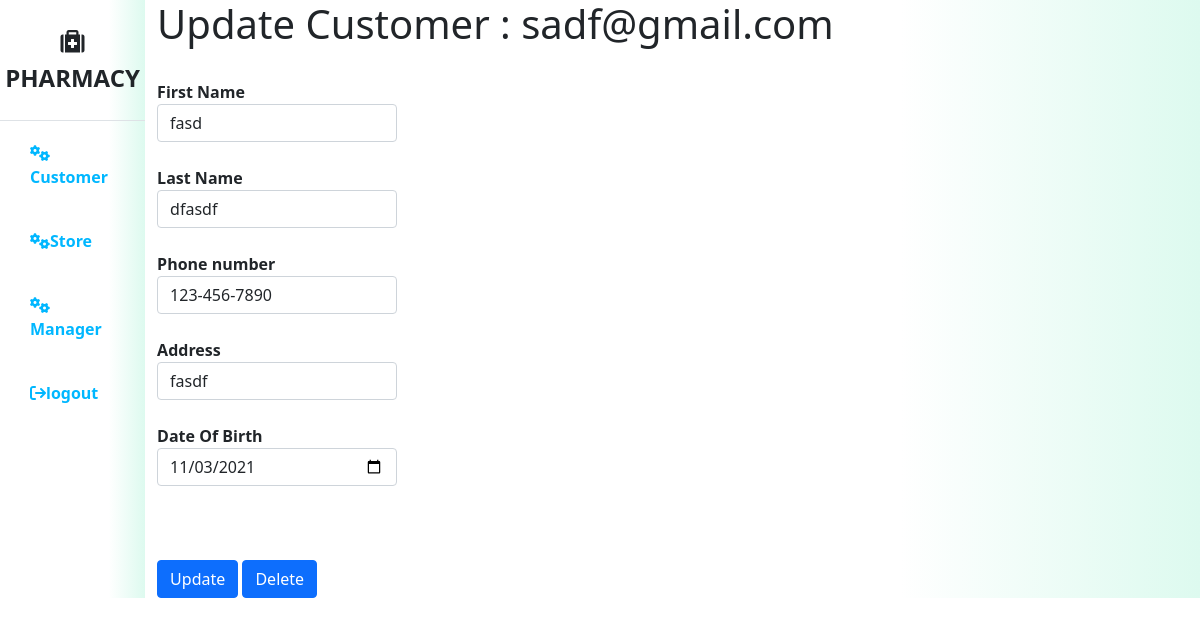
The page /admin_customers_update.php?id=1 (signed in) on the database its author committed.
### tables this page shows
CREATE TABLE `customer` (
  `customerid` int(11) NOT NULL,
  `firstname` varchar(50) DEFAULT NULL,
  `lastname` varchar(50) DEFAULT NULL,
  `email` varchar(50) NOT NULL,
  `phonenumber` varchar(15) NOT NULL,
  `address` varchar(100) NOT NULL,
  `dob` date NOT NULL,
  `password` varchar(300) NOT NULL
);

### admin_customers_update.php (the view, shortened to what this page needs)
<?php
    require_once('session_admin.php');
?>
<?php
    $customerid= $_GET['id'];
?>
<?php
    $sqlQuery = "SELECT email,firstname,lastname,phonenumber,address,dob FROM customer where customerid = :customerid ";
    $statement = $db_conn->prepare($sqlQuery);
    $statement->execute(
        array(
        'customerid'     =>     $customerid
    )  );
    $count = $statement->rowCount();
    if($count != 1 )
    {
            $error = 'Customer does not exist';
    }
    else{
        $user = $statement->fetch();
    }
?>
<!DOCTYPE html>
<html lang="en">
<head>
    <link href="https://cdn.jsdelivr.net/npm/bootstrap@5.1.3/dist/css/bootstrap.min.css" rel="stylesheet"
>
    <link rel="stylesheet" href="https://cdnjs.cloudflare.com/ajax/libs/font-awesome/6.0.0-beta3/css/all.min.css"
 />
    <link rel="stylesheet" href="user.css">
</head>
<body>
    <div class="d-flex" id="wrapper">
        <div class="bg-white" id="wrapper">
            <div class="sidebar-heading text-center py-4 primary-feet fs-4 fw-bold text-uppercase border-bottom">
                <i class="fa fa-medkit" aria-hidden="true"></i> Pharmacy
            </div>
            <div class="list-grpup list-group-flush#y-3">
            <a href="admin_customers.php" class="list-group-item list-group-item-action bg-transparent second-text fw-bold">
                <i class="fa fa-cogs" aria-hidden="true"></i>Customer
                </a>
            <a href="admin_stores.php" class="list-group-item list-group-item-action bg-transparent second-text fw-bold">
                <i class="fa fa-cogs" aria-hidden="true"></i>Store
                </a>
            <a href="admin_managers.php" class="list-group-item list-group-item-action bg-transparent second-text fw-bold">
                <i class="fa fa-cogs" aria-hidden="true"></i>Manager
                </a>
            <a href="logout.php" class="list-group-item list-group-item-action bg-transparent second-text fw-bold">
                <i class="fa fa-sign-out" aria-hidden="true"></i>logout
            </a>
            </div>
        </div>
        <div id="page-content-wrapper">
            <form action="admin_customers_update.php?id=<?php echo $customerid ?>" method="post" >
                <div class="container">
                    <div class="row">
                        <h1>Update Customer : <?php if($count == 1)echo $user['email'];?> </h1>
                        <br class="mb-3">
                        <div class="col-sm-3">
                            <br class="mb-3">
                            <label for="firstname"><b>First Name</b></label>
                            <input class="form-control" type="text" value="<?php if($count == 1)echo $user['firstname'];?>" name="firstname" required>
                            <br class="mb-3">
                            <label for="lastname"><b>Last Name</b></label>
                            <input class="form-control" type="text" value="<?php if($count == 1)echo $user['lastname'];?>" name="lastname" required>
                            <br class="mb-3">
                            <label for="phonenumber"><b>Phone number</b></label>
                            <input class="form-control" type="tel" name="phonenumber" value="<?php if($count == 1)echo $user['phonenumber'];?>" placeholder="123-456-7890" pattern="[0-9]{3}-[0-9]{3}-[0-9]{4}" required>
                            <br class="mb-3">
                            <label for="address"><b>Address</b></label>
                            <input class="form-control" type="text" name="address" value="<?php if($count == 1)echo $user['address'];?>" required>
                            <br class="mb-3">
                            <label for="dob"><b>Date Of Birth</b></label>
                            <input class="form-control" type="date" name="dob" value="<?php if($count == 1)echo $user['dob'];?>" min="1940-01-01" max="2010-12-31" required>
                            <br class="mb-3">
                            <br class="mb-3">
                            <br class="mb-3">
                            <input class="btn btn-primary"type="submit" name="update" value="Update">
                            <input class="btn btn-primary"type="submit" name="delete" value="Delete">
                            <br class="mb-3">
                        </div>
                    </div>
                </div>
            </form>
        </div>
    </div>
</body>
</html>

### user.css (style rules this page uses)
:root { --main-bg-color: rgba(19, 177, 71, 0.637); --main-text-color: rgb(255, 60, 0); --second-text-color: rgb(0, 183, 255); --second-bg-color: rgb(217, 255, 0); }
.second-text { color: var(--second-text-color); }
#wrapper { overflow-x: hidden; background-image: linear-gradient( to right, white, white, white, white, #ddfaef ); }
#page-content-wrapper { min-width: 100vw; }
.list-group-item { border: none; padding: 20px 30px; }
@media (min-width: 768px) { #page-content-wrapper { min-width: 0; width: 100% } }

### rows shown on the page
customer: firstname "fasd", lastname "dfasdf", phonenumber "123-456-7890", address "fasdf", dob "11/03/2021"
